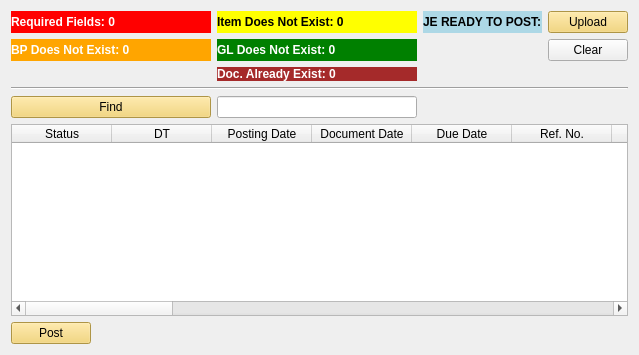
      <widget class="QWidget" name="tab_journalentry">
       <attribute name="title">
        <string>Journal Entry</string>
       </attribute>
       <layout class="QGridLayout" name="gridLayout_10">
        <item row="0" column="0">
         <widget class="QLabel" name="label_ojdt_total_required_fields">
          <property name="sizePolicy">
           <sizepolicy hsizetype="Fixed" vsizetype="Preferred">
            <horstretch>0</horstretch>
            <verstretch>0</verstretch>
           </sizepolicy>
          </property>
          <property name="minimumSize">
           <size>
            <width>100</width>
            <height>0</height>
           </size>
          </property>
          <property name="maximumSize">
           <size>
            <width>200</width>
            <height>16777215</height>
           </size>
          </property>
          <property name="autoFillBackground">
           <bool>false</bool>
          </property>
          <property name="styleSheet">
           <string notr="true">QLabel {
background-color:red;
color:white;
font-weight: bold;
border-radius: 25px
}</string>
          </property>
          <property name="text">
           <string>Required Fields: 0</string>
          </property>
         </widget>
        </item>
        <item row="0" column="1">
         <widget class="QLabel" name="label_ojdt_total_item_not_exist">
          <property name="sizePolicy">
           <sizepolicy hsizetype="Fixed" vsizetype="Preferred">
            <horstretch>0</horstretch>
            <verstretch>0</verstretch>
           </sizepolicy>
          </property>
          <property name="minimumSize">
           <size>
            <width>200</width>
            <height>0</height>
           </size>
          </property>
          <property name="maximumSize">
           <size>
            <width>200</width>
            <height>16777215</height>
           </size>
          </property>
          <property name="styleSheet">
           <string notr="true">QLabel {
background-color:yellow;
color:black;
font-weight: bold
}</string>
          </property>
          <property name="text">
           <string>Item Does Not Exist: 0</string>
          </property>
         </widget>
        </item>
        <item row="0" column="2">
         <widget class="QLabel" name="label_ojdt_total_ready">
          <property name="styleSheet">
           <string notr="true">QLabel {
background-color:rgb(173, 216, 230);
color:black;
font-weight: bold
}</string>
          </property>
          <property name="text">
           <string>JE READY TO POST:</string>
          </property>
         </widget>
        </item>
        <item row="0" column="3">
         <widget class="QPushButton" name="pushButton_show_ojdt">
          <property name="styleSheet">
           <string notr="true">QPushButton {
	background-color: #f3d162
}</string>
          </property>
          <property name="text">
           <string>Upload</string>
          </property>
         </widget>
        </item>
        <item row="1" column="0">
         <widget class="QLabel" name="label_ojdt_total_bp_not_exist">
          <property name="sizePolicy">
           <sizepolicy hsizetype="Fixed" vsizetype="Preferred">
            <horstretch>0</horstretch>
            <verstretch>0</verstretch>
           </sizepolicy>
          </property>
          <property name="minimumSize">
           <size>
            <width>200</width>
            <height>0</height>
           </size>
          </property>
          <property name="maximumSize">
           <size>
            <width>200</width>
            <height>16777215</height>
           </size>
          </property>
          <property name="styleSheet">
           <string notr="true">QLabel {
background-color:orange;
color:white;
font-weight: bold
}</string>
          </property>
          <property name="text">
           <string>BP Does Not Exist: 0</string>
          </property>
         </widget>
        </item>
        <item row="1" column="1">
         <widget class="QLabel" name="label_ojdt_total_gl_not_exist">
          <property name="sizePolicy">
           <sizepolicy hsizetype="Fixed" vsizetype="Preferred">
            <horstretch>0</horstretch>
            <verstretch>0</verstretch>
           </sizepolicy>
          </property>
          <property name="minimumSize">
           <size>
            <width>200</width>
            <height>0</height>
           </size>
          </property>
          <property name="maximumSize">
           <size>
            <width>200</width>
            <height>16777215</height>
           </size>
          </property>
          <property name="styleSheet">
           <string notr="true">QLabel {
background-color:green;
color:white;
font-weight: bold
}</string>
          </property>
          <property name="text">
           <string>GL Does Not Exist: 0</string>
          </property>
         </widget>
        </item>
        <item row="1" column="3">
         <widget class="QPushButton" name="label_ojdt_total_ready_2">
          <property name="text">
           <string>Clear</string>
          </property>
         </widget>
        </item>
        <item row="2" column="1">
         <widget class="QLabel" name="label_ojdt_total_exist">
          <property name="sizePolicy">
           <sizepolicy hsizetype="Fixed" vsizetype="Preferred">
            <horstretch>0</horstretch>
            <verstretch>0</verstretch>
           </sizepolicy>
          </property>
          <property name="minimumSize">
           <size>
            <width>100</width>
            <height>0</height>
           </size>
          </property>
          <property name="maximumSize">
           <size>
            <width>200</width>
            <height>16777215</height>
           </size>
          </property>
          <property name="styleSheet">
           <string notr="true">QLabel {
background-color:brown;
color:white;
font-weight: bold
}</string>
          </property>
          <property name="text">
           <string>Doc. Already Exist: 0</string>
          </property>
         </widget>
        </item>
        <item row="3" column="0" colspan="4">
         <widget class="Line" name="line_9">
          <property name="orientation">
           <enum>Qt::Horizontal</enum>
          </property>
         </widget>
        </item>
        <item row="4" column="0">
         <widget class="QPushButton" name="pushButton_10">
          <property name="styleSheet">
           <string notr="true">QPushButton {
	background-color: #f3d162
}</string>
          </property>
          <property name="text">
           <string>Find</string>
          </property>
         </widget>
        </item>
        <item row="4" column="1">
         <widget class="QLineEdit" name="lineEdit_10"/>
        </item>
        <item row="5" column="0" colspan="4">
         <widget class="QTableWidget" name="tableWidget_ojdt">
          <property name="styleSheet">
           <string notr="true">QPushButton {
	background-color: #f3d162
}</string>
          </property>
          <column>
           <property name="text">
            <string>Status</string>
           </property>
          </column>
          <column>
           <property name="text">
            <string>DT</string>
           </property>
          </column>
          <column>
           <property name="text">
            <string>Posting Date</string>
           </property>
          </column>
          <column>
           <property name="text">
            <string>Document Date</string>
           </property>
          </column>
          <column>
           <property name="text">
            <string>Due Date</string>
           </property>
          </column>
          <column>
           <property name="text">
            <string>Ref. No.</string>
           </property>
          </column>
          <column>
           <property name="text">
            <string>BP Code</string>
           </property>
          </column>
          <column>
           <property name="text">
            <string>BP Name</string>
           </property>
          </column>
          <column>
           <property name="text">
            <string>Ctrl Acct</string>
           </property>
          </column>
          <column>
           <property name="text">
            <string>Unit</string>
           </property>
          </column>
          <column>
           <property name="text">
            <string>Unit Name</string>
           </property>
          </column>
          <column>
           <property name="text">
            <string>Doc. No.</string>
           </property>
          </column>
          <column>
           <property name="text">
            <string>Remarks</string>
           </property>
          </column>
          <column>
           <property name="text">
            <string>Intsr. No</string>
           </property>
          </column>
          <column>
           <property name="text">
            <string>Cont. No.</string>
           </property>
          </column>
          <column>
           <property name="text">
            <string>Clrng Doc.</string>
           </property>
          </column>
          <column>
           <property name="text">
            <string>Clrng DT</string>
           </property>
          </column>
          <column>
           <property name="text">
            <string>2nd Sub Acct</string>
           </property>
          </column>
          <column>
           <property name="text">
            <string>Line No.</string>
           </property>
          </column>
          <column>
           <property name="text">
            <string>Currency</string>
           </property>
          </column>
          <column>
           <property name="text">
            <string>Trans Amount</string>
           </property>
          </column>
          <column>
           <property name="text">
            <string>Line Total</string>
           </property>
          </column>
          <column>
           <property name="text">
            <string>Vat Group</string>
           </property>
          </column>
          <column>
           <property name="text">
            <string>DR / CR</string>
           </property>
          </column>
         </widget>
        </item>
        <item row="6" column="0">
         <widget class="QPushButton" name="pushButton_upload_ojdt">
          <property name="sizePolicy">
           <sizepolicy hsizetype="Fixed" vsizetype="Fixed">
            <horstretch>0</horstretch>
            <verstretch>0</verstretch>
           </sizepolicy>
          </property>
          <property name="styleSheet">
           <string notr="true">QPushButton {
	background-color: #f3d162
}</string>
          </property>
          <property name="text">
           <string>Post</string>
          </property>
         </widget>
        </item>
       </layout>
      </widget>
